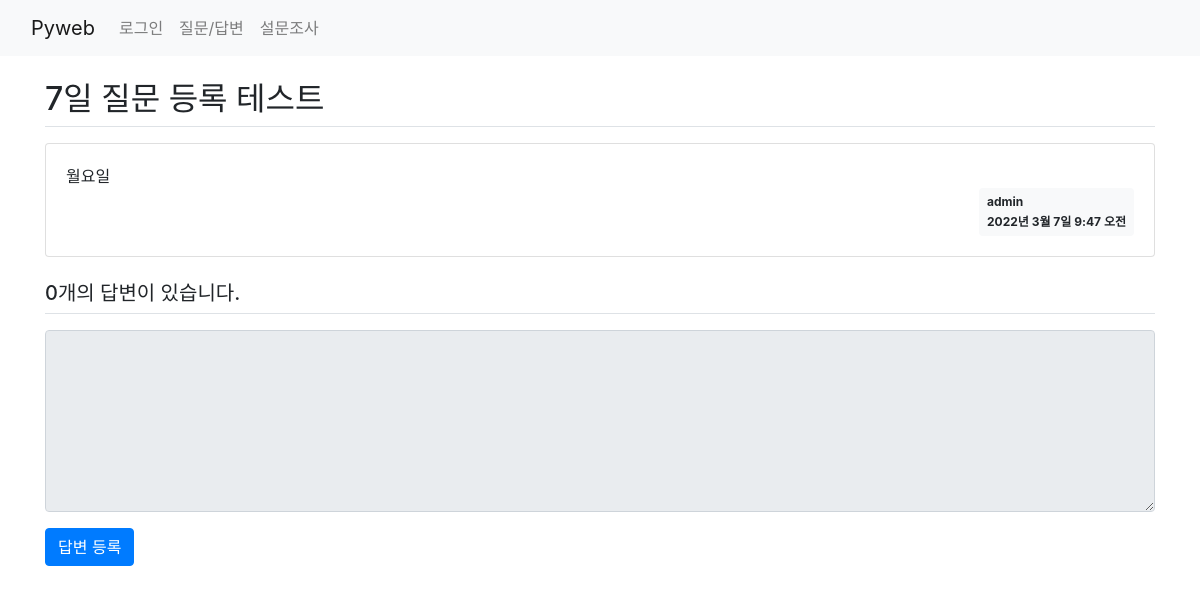
Page /board/9/ on the earlier database version.
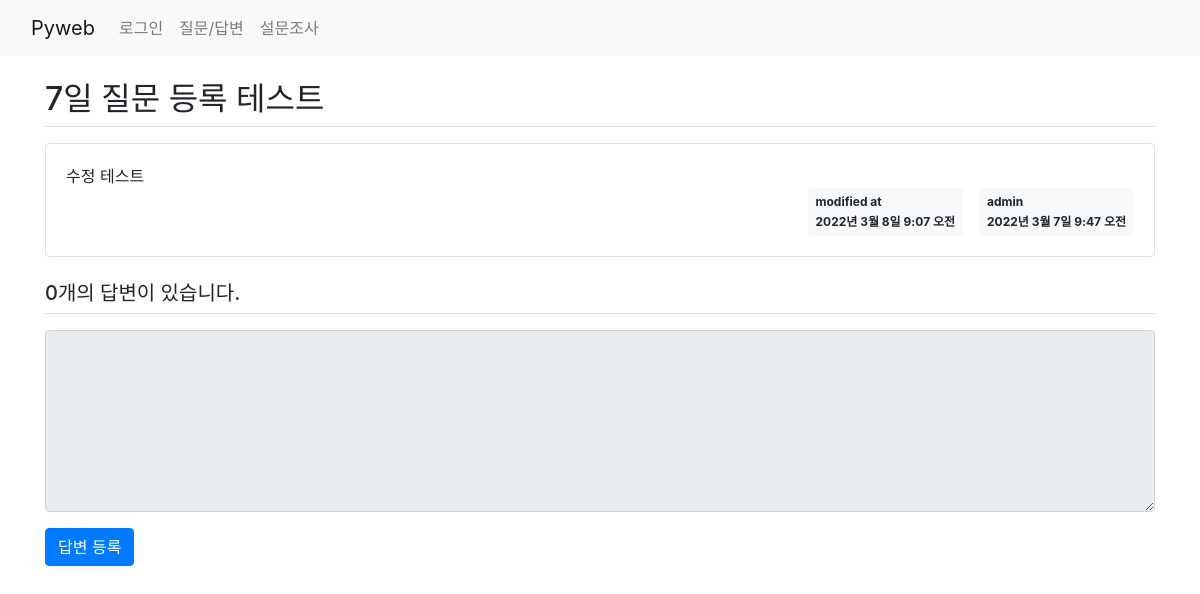
Same page on the later database version.
### board/models.py (models this page shows, shortened)
class Question(models.Model):
    subject = models.CharField(max_length=200)
    content = models.TextField()
    create_date = models.DateTimeField()
    modify_date = models.DateTimeField(null=True, blank=True)  # null 허용, blank - 폼 데이터 null
    author = models.ForeignKey(User, on_delete=models.CASCADE)

### board/views.py (the view)
# urls.py: path('<int:question_id>/', views.detail, name='detail'),
def detail(request, question_id):
    question = get_object_or_404(Question, pk=question_id)  # url 경로 오류 처리
    context = {'question': question}
    return render(request, 'board/detail.html', context)

### templates/board/detail.html (shortened to what this page needs)
{% extends 'base.html' %}
{% block content %}
    <div class="container my-3">
        <h2 class="border-bottom py-2">{{ question.subject }}</h2>
        <div class="card my-3">
            <div class="card-body">
                <div class="card-text" style="white-space:pre-line">{{ question.content }}</div>
                <div class="d-flex justify-content-end">
                    {% if question.modify_date %}
                    <div class="badge badge-light p-2 mx-3 text-left">
                        <div class="mb-2">modified at</div>
                        <div>{{ question.modify_date }}</div>
                    </div>
                    {% endif %}
                    <div class="badge badge-light p-2 text-left">
                        <div class="mb-2">{{ question.author }}</div>
                        <div>{{ question.create_date }}</div>
                    </div>
                </div>
            </div>
        </div>
        <h5 class="border-bottom my-3 py-2">
            {{ question.answer_set.count }}개의 답변이 있습니다.
        </h5>
        <form action="{% url 'board:answer_create' question.id %}" method="post">
            <div class="form-group">
                <textarea name="content" rows="7" class="form-control"
                          {% if not user.is_authenticated %}disabled{% endif %}></textarea>
            </div>
            <input type="submit" value="답변 등록" class="btn btn-primary">
        </form>
    </div>
{% endblock %}

Differences in the rows shown:
changed Question "7일 질문 등록 테스트": content "월요일" → "수정 테스트"; modify_date (not shown) → "2022년 3월 8일 9:07 오전"
Other differences:
text now shown: "modified at"
